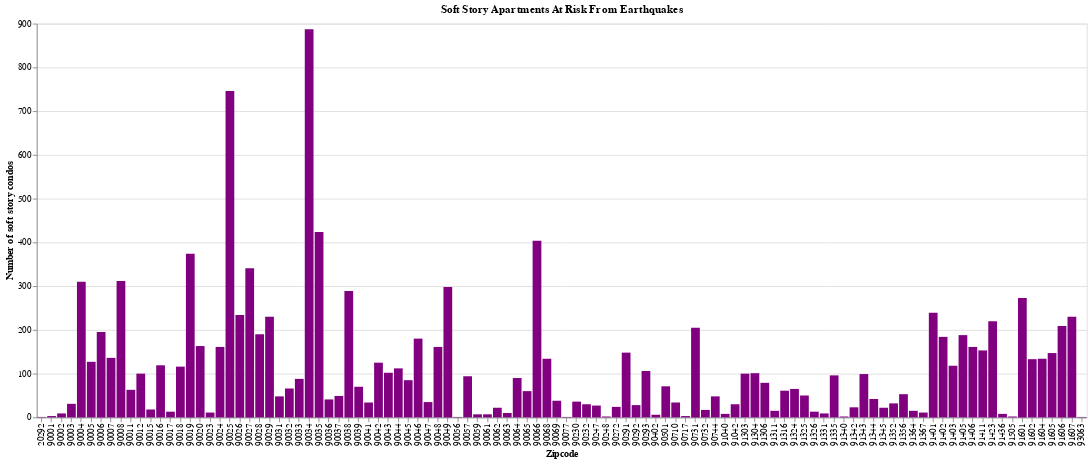

The code cell stored with this chart in its notebook:
### Code cell
# I do not like this chart, but I have it here just to visualize the data in chart form.
# I will visualize it again in map form.
# Chart for Soft Story Apartments At Risk From Earthquakes
alt.Chart(ss_apartment_zipcode).mark_bar(color="purple", size=10).encode(
    x=alt.X("ZIP_CODE:N", title="Zipcode"),
    y=alt.Y("ss_apartments", title="Number of soft story condos"),
).properties(
    width=1200, height=450, title="Soft Story Apartments At Risk From Earthquakes",
)

# Zipcodes at most risk are 90034: Palms (has a high hispanic population)
# And 90025: West LA, Century City, South Westwood (which has a higher White population)

### Figure 1 — Vega-Lite specification as saved in the notebook (floating-point values rounded to 4 significant figures)
{"config": {"view": {"continuousWidth": 400, "continuousHeight": 300}}, "data": {"name": "data-1694b43e1f8bbb49c26885969e010fa2"}, "mark": {"type": "bar", "color": "purple", "size": 10}, "encoding": {"x": {"field": "ZIP_CODE", "title": "Zipcode", "type": "nominal"}, "y": {"field": "ss_apartments", "title": "Number of soft story condos", "type": "quantitative"}}, "height": 450, "title": "Soft Story Apartments At Risk From Earthquakes", "width": 1200, "$schema": "https://vega.github.io/schema/vega-lite/v4.17.0.json", "datasets": {"data-1694b43e1f8bbb49c26885969e010fa2": [{"ZIP_CODE": 90030.0, "ss_apartments": 887}, {"ZIP_CODE": 90020.0, "ss_apartments": 746}, {"ZIP_CODE": 90040.0, "ss_apartments": 424}, {"ZIP_CODE": 90070.0, "ss_apartments": 404}, {"ZIP_CODE": 90020.0, "ss_apartments": 374}, {"ZIP_CODE": 90030.0, "ss_apartments": 341}, {"ZIP_CODE": 90010.0, "ss_apartments": 312}, {"ZIP_CODE": 90000.0, "ss_apartments": 310}, {"ZIP_CODE": 90050.0, "ss_apartments": 298}, {"ZIP_CODE": 90040.0, "ss_apartments": 289}, {"ZIP_CODE": 91600.0, "ss_apartments": 273}, {"ZIP_CODE": 91400.0, "ss_apartments": 239}, {"ZIP_CODE": 90030.0, "ss_apartments": 234}, {"ZIP_CODE": 91610.0, "ss_apartments": 230}, {"ZIP_CODE": 90030.0, "ss_apartments": 230}, {"ZIP_CODE": 91420.0, "ss_apartments": 220}, {"ZIP_CODE": 91610.0, "ss_apartments": 209}, {"ZIP_CODE": 90730.0, "ss_apartments": 205}, {"ZIP_CODE": 90010.0, "ss_apartments": 195}, {"ZIP_CODE": 90030.0, "ss_apartments": 190}, {"ZIP_CODE": 91400.0, "ss_apartments": 188}, {"ZIP_CODE": 91400.0, "ss_apartments": 184}, {"ZIP_CODE": 90050.0, "ss_apartments": 180}, {"ZIP_CODE": 90020.0, "ss_apartments": 163}, {"ZIP_CODE": 90020.0, "ss_apartments": 161}, {"ZIP_CODE": 91410.0, "ss_apartments": 161}, {"ZIP_CODE": 90050.0, "ss_apartments": 161}, {"ZIP_CODE": 91410.0, "ss_apartments": 153}, {"ZIP_CODE": 90290.0, "ss_apartments": 148}, {"ZIP_CODE": 91600.0, "ss_apartments": 147}, {"ZIP_CODE": 90010.0, "ss_apartments": 136}, {"ZIP_CODE": 91600.0, "ss_apartments": 134}, {"ZIP_CODE": 90070.0, "ss_apartments": 134}, {"ZIP_CODE": 91600.0, "ss_apartments": 133}, {"ZIP_CODE": 90000.0, "ss_apartments": 127}, {"ZIP_CODE": 90040.0, "ss_apartments": 125}, {"ZIP_CODE": 90020.0, "ss_apartments": 119}, {"ZIP_CODE": 91400.0, "ss_apartments": 118}, {"ZIP_CODE": 90020.0, "ss_apartments": 116}, {"ZIP_CODE": 90040.0, "ss_apartments": 112}, {"ZIP_CODE": 90290.0, "ss_apartments": 106}, {"ZIP_CODE": 90040.0, "ss_apartments": 102}, {"ZIP_CODE": 91300.0, "ss_apartments": 101}, {"ZIP_CODE": 91300.0, "ss_apartments": 100}, {"ZIP_CODE": 90010.0, "ss_apartments": 100}, {"ZIP_CODE": 91340.0, "ss_apartments": 99}, {"ZIP_CODE": 91340.0, "ss_apartments": 96}, {"ZIP_CODE": 90060.0, "ss_apartments": 94}, {"ZIP_CODE": 90060.0, "ss_apartments": 90}, {"ZIP_CODE": 90030.0, "ss_apartments": 88}, {"ZIP_CODE": 90040.0, "ss_apartments": 85}, {"ZIP_CODE": 91310.0, "ss_apartments": 79}, {"ZIP_CODE": 90500.0, "ss_apartments": 71}, {"ZIP_CODE": 90040.0, "ss_apartments": 70}, {"ZIP_CODE": 90030.0, "ss_apartments": 66}, {"ZIP_CODE": 91320.0, "ss_apartments": 65}, {"ZIP_CODE": 90010.0, "ss_apartments": 63}, {"ZIP_CODE": 91320.0, "ss_apartments": 61}, {"ZIP_CODE": 90060.0, "ss_apartments": 60}, {"ZIP_CODE": 91360.0, "ss_apartments": 53}, {"ZIP_CODE": 91320.0, "ss_apartments": 50}, {"ZIP_CODE": 90040.0, "ss_apartments": 49}, {"ZIP_CODE": 90740.0, "ss_apartments": 48}, {"ZIP_CODE": 90030.0, "ss_apartments": 48}, {"ZIP_CODE": 91340.0, "ss_apartments": 42}, {"ZIP_CODE": 90040.0, "ss_apartments": 41}, {"ZIP_CODE": 90070.0, "ss_apartments": 38}, {"ZIP_CODE": 90230.0, "ss_apartments": 36}, {"ZIP_CODE": 90050.0, "ss_apartments": 35}, {"ZIP_CODE": 90040.0, "ss_apartments": 34}, {"ZIP_CODE": 90710.0, "ss_apartments": 34}, {"ZIP_CODE": 91350.0, "ss_apartments": 32}, {"ZIP_CODE": 90000.0, "ss_apartments": 31}, {"ZIP_CODE": 90230.0, "ss_apartments": 30}, {"ZIP_CODE": 91040.0, "ss_apartments": 30}, {"ZIP_CODE": 90290.0, "ss_apartments": 28}, {"ZIP_CODE": 90250.0, "ss_apartments": 27}, {"ZIP_CODE": 90270.0, "ss_apartments": 24}, {"ZIP_CODE": 91340.0, "ss_apartments": 23}, {"ZIP_CODE": 90060.0, "ss_apartments": 22}, {"ZIP_CODE": 91340.0, "ss_apartments": 22}, {"ZIP_CODE": 90020.0, "ss_apartments": 18}, {"ZIP_CODE": 90730.0, "ss_apartments": 17}, {"ZIP_CODE": 91310.0, "ss_apartments": 15}, {"ZIP_CODE": 91360.0, "ss_apartments": 15}, {"ZIP_CODE": 91330.0, "ss_apartments": 13}, {"ZIP_CODE": 90020.0, "ss_apartments": 13}, {"ZIP_CODE": 91370.0, "ss_apartments": 11}, {"ZIP_CODE": 90020.0, "ss_apartments": 11}, {"ZIP_CODE": 90060.0, "ss_apartments": 10}, {"ZIP_CODE": 91330.0, "ss_apartments": 9}, {"ZIP_CODE": 90000.0, "ss_apartments": 9}, {"ZIP_CODE": 91040.0, "ss_apartments": 8}, {"ZIP_CODE": 91440.0, "ss_apartments": 8}, {"ZIP_CODE": 90060.0, "ss_apartments": 7}, {"ZIP_CODE": 90060.0, "ss_apartments": 7}, {"ZIP_CODE": 90400.0, "ss_apartments": 6}, {"ZIP_CODE": 90720.0, "ss_apartments": 3}, {"ZIP_CODE": 90000.0, "ss_apartments": 3}, {"ZIP_CODE": 90250.0, "ss_apartments": 2}, {"ZIP_CODE": 91340.0, "ss_apartments": 2}, {"ZIP_CODE": 91500.0, "ss_apartments": 2}, {"ZIP_CODE": 20290.0, "ss_apartments": 1}, {"ZIP_CODE": 90080.0, "ss_apartments": 1}, {"ZIP_CODE": 90060.0, "ss_apartments": 1}, {"ZIP_CODE": 93060.0, "ss_apartments": 1}]}}
